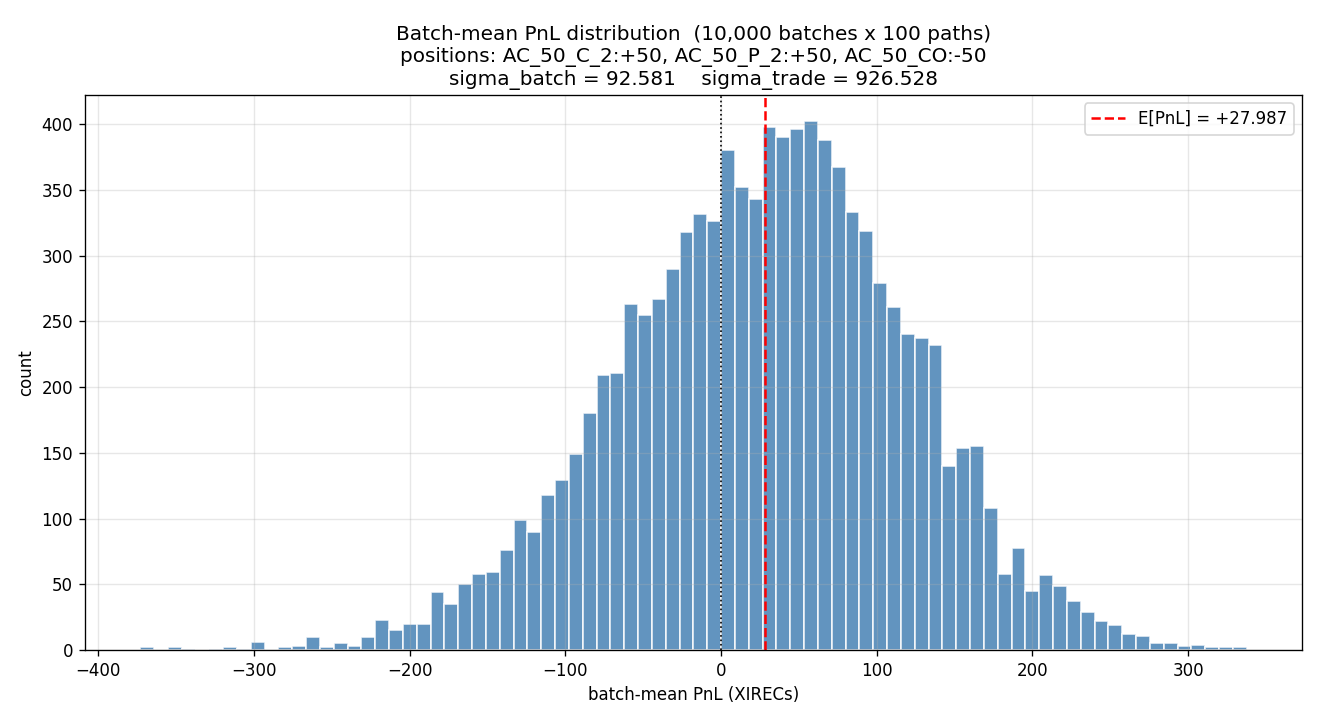

Reproduce this figure in Python.
"""
Portfolio PnL Monte Carlo for AETHER_CRYSTAL spot + options.

Calibration matches aether_options_mc.py:
    sigma = 2.51 (annualized)
    grid  = 4 steps per trading day
    year  = 252 trading days
    S0    = 50, r = 0

Nested MC: simulate `n_outer` batches of `n_inner` paths each.
Returns mean PnL, variance, and a histogram of the `n_outer` batch means.
"""

from pathlib import Path

import matplotlib.pyplot as plt
import numpy as np


SIGMA = 2.51
STEPS_PER_DAY = 4
DAYS_PER_YEAR = 252
S0 = 50.0

# 21 Solvenarian Days = 15 trading days; 14 Solvenarian Days = 10 trading days
DAYS_LONG = 15
DAYS_SHORT = 10
KO_BARRIER = 35
BP_PAYOUT = 10.0
K_CO = 50

# Top-of-book bid/ask from the screenshot.
# Long position pays the ask; short position receives the bid.
# AC spot has no quote in the screenshot — defaults to S0; pass overrides if needed.
DEFAULT_BID = {
    "AC":        49.975,
    "AC_50_P":   12.00,
    "AC_50_C":   12.00,
    "AC_35_P":   4.33,
    "AC_40_P":   6.50,
    "AC_45_P":   9.05,
    "AC_60_C":   8.80,
    "AC_50_P_2": 9.70,
    "AC_50_C_2": 9.70,
    "AC_50_CO":  22.20,
    "AC_40_BP":  5.00,
    "AC_45_KO":  0.15,
}

DEFAULT_ASK = {
    "AC":        50.025,
    "AC_50_P":   12.05,
    "AC_50_C":   12.05,
    "AC_35_P":   4.35,
    "AC_40_P":   6.55,
    "AC_45_P":   9.10,
    "AC_60_C":   8.85,
    "AC_50_P_2": 9.75,
    "AC_50_C_2": 9.75,
    "AC_50_CO":  22.30,
    "AC_40_BP":  5.10,
    "AC_45_KO":  0.175,
}

# Max absolute position per instrument (from the size column in the screenshot).
# AC spot limit unknown — left as None (no check).
POSITION_LIMITS = {
    "AC":        200,
    "AC_50_P":   50,
    "AC_50_C":   50,
    "AC_35_P":   50,
    "AC_40_P":   50,
    "AC_45_P":   50,
    "AC_60_C":   50,
    "AC_50_P_2": 50,
    "AC_50_C_2": 50,
    "AC_50_CO":  50,
    "AC_40_BP":  50,
    "AC_45_KO":  500,
}

PLOT_PATH = Path(__file__).parent / "portfolio_pnl_mc.png"
TERMINAL_PLOT_PATH = Path(__file__).parent / "portfolio_pnl_terminal.png"


def simulate_paths(n_paths: int, rng: np.random.Generator) -> np.ndarray:
    """Return shape (n_paths, DAYS_LONG*STEPS_PER_DAY) of GBM paths from S0."""
    n_steps = DAYS_LONG * STEPS_PER_DAY
    dt = 1.0 / DAYS_PER_YEAR / STEPS_PER_DAY
    drift = -0.5 * SIGMA**2 * dt
    diffusion = SIGMA * np.sqrt(dt)
    z = rng.standard_normal((n_paths, n_steps))
    log_path = np.log(S0) + np.cumsum(drift + diffusion * z, axis=1)
    return np.exp(log_path)


def per_unit_payoffs(paths: np.ndarray) -> dict[str, np.ndarray]:
    """Terminal payoff per unit for every instrument, vectorised over paths."""
    S_T = paths[:, -1]
    S_choice = paths[:, DAYS_SHORT * STEPS_PER_DAY - 1]
    path_min = paths.min(axis=1)
    chooser = np.where(
        S_choice >= K_CO,
        np.maximum(S_T - K_CO, 0.0),
        np.maximum(K_CO - S_T, 0.0),
    )
    return {
        "AC":        S_T,
        "AC_50_P":   np.maximum(50 - S_T, 0.0),
        "AC_50_C":   np.maximum(S_T - 50, 0.0),
        "AC_35_P":   np.maximum(35 - S_T, 0.0),
        "AC_40_P":   np.maximum(40 - S_T, 0.0),
        "AC_45_P":   np.maximum(45 - S_T, 0.0),
        "AC_60_C":   np.maximum(S_T - 60, 0.0),
        "AC_50_P_2": np.maximum(50 - S_choice, 0.0),
        "AC_50_C_2": np.maximum(S_choice - 50, 0.0),
        "AC_50_CO":  chooser,
        "AC_40_BP":  np.where(S_T < 40, BP_PAYOUT, 0.0),
        "AC_45_KO":  np.where(path_min >= KO_BARRIER, np.maximum(45 - S_T, 0.0), 0.0),
    }


def simulate_portfolio_pnl(
    positions: dict[str, float],
    bid_prices: dict[str, float] | None = None,
    ask_prices: dict[str, float] | None = None,
    n_inner: int = 100,
    n_outer: int = 10_000,
    seed: int = 42,
    chunk: int = 500,
    plot_path: Path | str = PLOT_PATH,
    show: bool = False,
):
    """
    positions     signed quantities, e.g. {"AC_50_P": -10, "AC_45_KO": 100, "AC": 5}
                  positive = long  (you cross the ask),
                  negative = short (you cross the bid).
    bid_prices    overrides for DEFAULT_BID
    ask_prices    overrides for DEFAULT_ASK
    n_inner       paths per outer batch.
    n_outer       number of outer batches (also points in the histogram).
    chunk         outer batches per simulated block (memory knob).

    Returns (expected_pnl, var_batch_means, batch_means).
    """
    bid = {**DEFAULT_BID, **(bid_prices or {})}
    ask = {**DEFAULT_ASK, **(ask_prices or {})}
    unknown = set(positions) - set(DEFAULT_BID)
    if unknown:
        raise ValueError(f"unknown instruments: {sorted(unknown)}")
    breached = [
        f"{n} (pos={q}, limit=+/-{POSITION_LIMITS[n]})"
        for n, q in positions.items()
        if POSITION_LIMITS.get(n) is not None and abs(q) > POSITION_LIMITS[n]
    ]
    if breached:
        raise ValueError("position limit exceeded for: " + "; ".join(breached))

    rng = np.random.default_rng(seed)
    batch_means = np.empty(n_outer)
    sumsq_dev = 0.0
    grand_sum = 0.0
    total = n_outer * n_inner

    for start in range(0, n_outer, chunk):
        size = min(chunk, n_outer - start)
        paths = simulate_paths(size * n_inner, rng)
        po = per_unit_payoffs(paths)

        pnl = np.zeros(size * n_inner)
        for name, qty in positions.items():
            if qty == 0:
                continue
            entry = ask[name] if qty > 0 else bid[name]
            pnl += qty * (po[name] - entry)

        block = pnl.reshape(size, n_inner)
        batch_means[start:start + size] = block.mean(axis=1)
        grand_sum += pnl.sum()
        sumsq_dev += ((pnl - pnl.mean()) ** 2).sum() + size * n_inner * (pnl.mean()) ** 2

    expected_pnl = grand_sum / total
    # per-trade variance across all n_inner*n_outer single-path PnLs
    var_trade = sumsq_dev / total - expected_pnl ** 2
    var_batch_means = batch_means.var(ddof=1)
    std_err = np.sqrt(var_batch_means / n_outer)

    print(f"positions:           {positions}")
    print(f"paths simulated:     {total:,}  ({n_outer:,} batches x {n_inner})")
    print(f"E[PnL]               = {expected_pnl:+.4f}  +/- {std_err:.4f}")
    print(f"Var(per-trade PnL)   = {var_trade:.4f}    (std {np.sqrt(var_trade):.4f})")
    print(f"Var(batch-mean PnL)  = {var_batch_means:.4f}    (std {np.sqrt(var_batch_means):.4f})")
    print(f"P(batch loss)        = {(batch_means < 0).mean():.3%}")
    print(f"5th / 95th pct batch = {np.quantile(batch_means, 0.05):+.3f} / "
          f"{np.quantile(batch_means, 0.95):+.3f}")

    fig, ax = plt.subplots(figsize=(11, 6))
    ax.hist(batch_means, bins=80, color="steelblue", alpha=0.85, edgecolor="white")
    ax.axvline(expected_pnl, color="red", linestyle="--",
               label=f"E[PnL] = {expected_pnl:+.3f}")
    ax.axvline(0, color="black", linestyle=":", linewidth=1)
    pos_str = ", ".join(f"{k}:{v:+g}" for k, v in positions.items() if v)
    ax.set_title(
        f"Batch-mean PnL distribution  ({n_outer:,} batches x {n_inner} paths)\n"
        f"positions: {pos_str}\n"
        f"sigma_batch = {np.sqrt(var_batch_means):.3f}    "
        f"sigma_trade = {np.sqrt(var_trade):.3f}"
    )
    ax.set_xlabel("batch-mean PnL (XIRECs)")
    ax.set_ylabel("count")
    ax.legend()
    ax.grid(alpha=0.3)
    fig.tight_layout()
    fig.savefig(plot_path, dpi=120)
    print(f"plot saved to {plot_path}")
    if show:
        plt.show()
    plt.close(fig)

    return expected_pnl, var_batch_means, batch_means

def _terminal_payoff_per_unit(name: str, S: np.ndarray, ko_alive: bool) -> np.ndarray:
    """Per-unit terminal payoff vs final price S, assuming S_choice = S_T."""
    if name == "AC":         return S
    if name == "AC_50_P":    return np.maximum(50 - S, 0.0)
    if name == "AC_50_C":    return np.maximum(S - 50, 0.0)
    if name == "AC_35_P":    return np.maximum(35 - S, 0.0)
    if name == "AC_40_P":    return np.maximum(40 - S, 0.0)
    if name == "AC_45_P":    return np.maximum(45 - S, 0.0)
    if name == "AC_60_C":    return np.maximum(S - 60, 0.0)
    if name == "AC_50_P_2":  return np.maximum(50 - S, 0.0)
    if name == "AC_50_C_2":  return np.maximum(S - 50, 0.0)
    if name == "AC_50_CO":   return np.abs(S - K_CO)
    if name == "AC_40_BP":   return np.where(S < 40, BP_PAYOUT, 0.0)
    if name == "AC_45_KO":
        return np.maximum(45 - S, 0.0) if ko_alive else np.zeros_like(S)
    raise ValueError(f"unknown instrument: {name}")


def plot_terminal_pnl(
    positions: dict[str, float],
    bid_prices: dict[str, float] | None = None,
    ask_prices: dict[str, float] | None = None,
    S_min: float = 0.0,
    S_max: float = 100.0,
    n_points: int = 401,
    plot_path: Path | str = TERMINAL_PLOT_PATH,
    show: bool = False,
):
    """
    Plot total portfolio PnL as a function of final underlying price S_T,
    for the two AC_45_KO barrier scenarios:
        - KO alive (path_min >= 35): KO put pays max(45 - S_T, 0)
        - Knocked out (path_min < 35): KO put pays 0
    Path-dependent S_choice instruments are evaluated with S_choice = S_T,
    which collapses AC_50_P_2/AC_50_C_2 to vanilla 50P/50C and AC_50_CO to
    a 50-strike straddle.
    """
    bid = {**DEFAULT_BID, **(bid_prices or {})}
    ask = {**DEFAULT_ASK, **(ask_prices or {})}
    unknown = set(positions) - set(DEFAULT_BID)
    if unknown:
        raise ValueError(f"unknown instruments: {sorted(unknown)}")

    S = np.linspace(S_min, S_max, n_points)
    scenarios = [
        ("KO alive  (path_min >= 35)", True),
        ("Knocked out  (path_min < 35)", False),
    ]

    fig, axes = plt.subplots(1, 2, figsize=(14, 6), sharey=True)
    for ax, (title, ko_alive) in zip(axes, scenarios):
        total = np.zeros_like(S)
        for name, qty in positions.items():
            if qty == 0:
                continue
            entry = ask[name] if qty > 0 else bid[name]
            leg = qty * (_terminal_payoff_per_unit(name, S, ko_alive) - entry)
            ax.plot(S, leg, alpha=0.45, linewidth=1, label=f"{name} ({qty:+g})")
            total += leg

        ax.plot(S, total, color="black", linewidth=2.2, label="Portfolio")
        ax.axhline(0, color="grey", linewidth=0.7)
        ax.axvline(S0, color="grey", linewidth=0.7, linestyle=":")
        ax.set_title(title)
        ax.set_xlabel("Final underlying price S_T")
        ax.grid(alpha=0.3)
        ax.legend(fontsize=8, loc="best")
        breakeven_idx = np.where(np.diff(np.sign(total)))[0]
        for i in breakeven_idx:
            ax.axvline(S[i], color="red", linewidth=0.6, alpha=0.5)
    axes[0].set_ylabel("PnL (XIRECs)")
    pos_str = ", ".join(f"{k}:{v:+g}" for k, v in positions.items() if v)
    fig.suptitle(
        f"Terminal portfolio PnL vs S_T   (S_choice = S_T assumed)\n"
        f"positions: {pos_str}"
    )
    fig.tight_layout()
    fig.savefig(plot_path, dpi=120)
    print(f"terminal-payoff plot saved to {plot_path}")
    if show:
        plt.show()
    plt.close(fig)


# fix underlying
if __name__ == "__main__":
    # Example: long 100 cheap KO puts, short 10 chooser, long 5 spot
    example_positions = {
        "AC_50_P":   0,
        "AC_50_C":   0,
        "AC_50_C_2": 50,
        "AC_50_P_2": 50,
        "AC_50_CO": -50,
        # "AC_40_BP": -50,
        #"AC_45_P": 50,
    }
    simulate_portfolio_pnl(example_positions)
    plot_terminal_pnl(example_positions)
